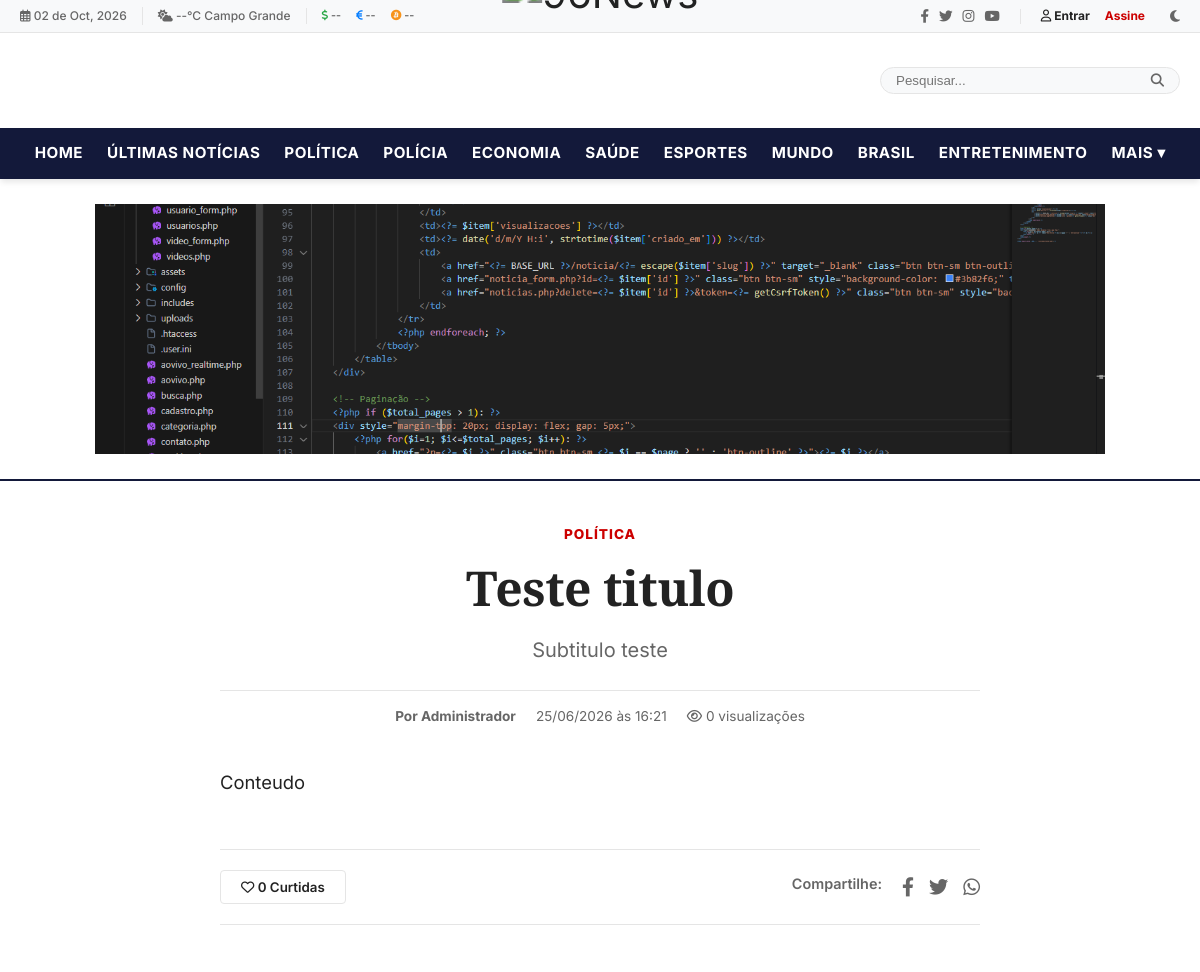
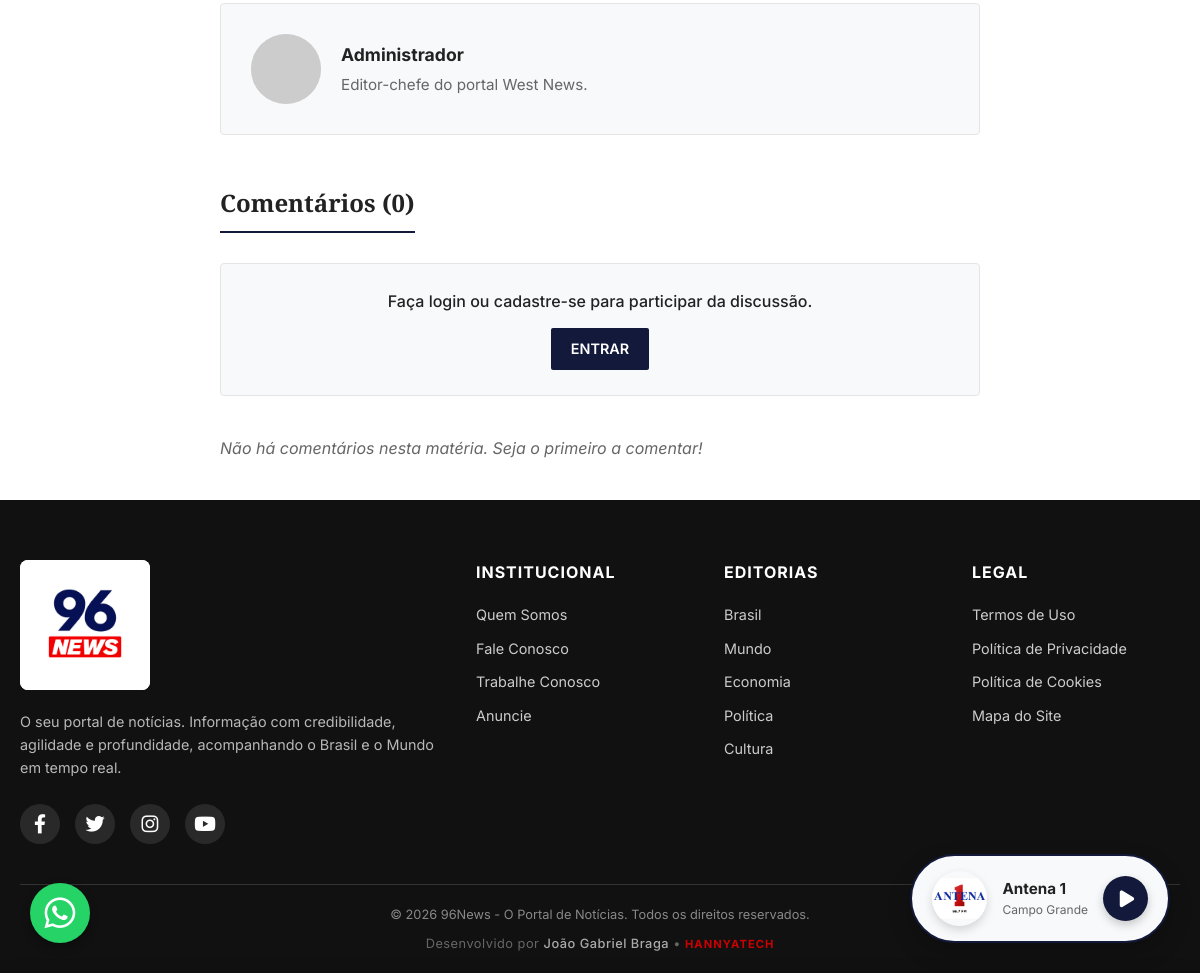
The app's page /noticia/teste-slug-1782404489 with its own data (2 pictures, top to bottom).
### tables this page shows
CREATE TABLE banners (
            id INTEGER PRIMARY KEY AUTOINCREMENT,
            titulo VARCHAR(255) NOT NULL,
            imagem VARCHAR(255) NOT NULL,
            link VARCHAR(255) NOT NULL,
            status VARCHAR(20) DEFAULT 'ativo',
            criado_em DATETIME DEFAULT CURRENT_TIMESTAMP
        , posicao TEXT DEFAULT 'topo', ativo INTEGER DEFAULT 1, created_at DATETIME);

CREATE TABLE "noticias" (
            id INTEGER PRIMARY KEY AUTOINCREMENT,
            titulo TEXT NOT NULL,
            subtitulo TEXT DEFAULT NULL,
            slug TEXT NOT NULL UNIQUE,
            conteudo TEXT NOT NULL,
            imagem_destacada TEXT DEFAULT NULL,
            legenda_imagem TEXT DEFAULT NULL,
            autor_id INTEGER DEFAULT NULL,
            autor_nome TEXT DEFAULT NULL,
            categoria_id INTEGER NOT NULL,
            visualizacoes INTEGER DEFAULT 0,
            status TEXT DEFAULT 'rascunho',
            destaque INTEGER DEFAULT 0,
            urgente INTEGER DEFAULT 0,
            data_agendamento DATETIME DEFAULT NULL,
            views INTEGER DEFAULT 0,
            criado_em TIMESTAMP DEFAULT CURRENT_TIMESTAMP,
            atualizado_em TIMESTAMP DEFAULT CURRENT_TIMESTAMP,
            created_at DATETIME DEFAULT CURRENT_TIMESTAMP,
            updated_at DATETIME DEFAULT CURRENT_TIMESTAMP,
            FOREIGN KEY (autor_id) REFERENCES usuarios (id) ON DELETE SET NULL,
            FOREIGN KEY (categoria_id) REFERENCES categorias (id) ON DELETE CASCADE
        );

CREATE TABLE `categorias` (
  `id` INTEGER PRIMARY KEY AUTOINCREMENT,
  `nome` TEXT NOT NULL,
  `slug` TEXT NOT NULL UNIQUE,
  `cor` TEXT DEFAULT '#1b5e20',
  `criado_em` TIMESTAMP DEFAULT CURRENT_TIMESTAMP
, created_at DATETIME);

CREATE TABLE `usuarios` (
  `id` INTEGER PRIMARY KEY AUTOINCREMENT,
  `nome` TEXT NOT NULL,
  `email` TEXT NOT NULL UNIQUE,
  `senha` TEXT NOT NULL,
  `tipo` TEXT DEFAULT 'user',
  `foto_perfil` TEXT DEFAULT NULL,
  `bio` TEXT,
  `criado_em` TIMESTAMP DEFAULT CURRENT_TIMESTAMP,
  `atualizado_em` TIMESTAMP DEFAULT CURRENT_TIMESTAMP
, verificado INTEGER DEFAULT 0, token_verificacao TEXT DEFAULT NULL, created_at DATETIME);

### includes/auth.php (called while the page is built, shortened)
<?php
function isLoggedIn() {
    return isset($_SESSION['user_id']);
}

### includes/functions.php (called while the page is built, shortened)
<?php
function escape($string) {
    return htmlspecialchars($string, ENT_QUOTES, 'UTF-8');
}

### noticia.php (the view, shortened to what this page needs)
<?php
require_once __DIR__ . '/includes/functions.php';
$slug = $_GET['slug'] ?? '';
$pdo = Database::getInstance();
$stmt = $pdo->prepare("SELECT n.*, c.nome as categoria_nome, c.slug as categoria_slug,
                       COALESCE(u.nome, n.autor_nome, 'Redação') as autor_nome,
                       u.bio as autor_bio,
                       u.foto_perfil as autor_foto
                       FROM noticias n
                       LEFT JOIN categorias c ON n.categoria_id = c.id
                       LEFT JOIN usuarios u ON n.autor_id = u.id
                       WHERE n.slug = ? AND n.status = 'publicado'");
$stmt->execute([$slug]);
$noticia = $stmt->fetch();
    ?>
    <?php
$pdo->prepare("UPDATE noticias SET visualizacoes = visualizacoes + 1 WHERE id = ?")->execute([$noticia['id']]);
$stmtComentarios = $pdo->prepare("SELECT c.*, u.nome as usuario_nome, u.foto_perfil as usuario_foto
                                  FROM comentarios c JOIN usuarios u ON c.usuario_id = u.id
                                  WHERE c.noticia_id = ? AND c.status = 'aprovado' ORDER BY c.criado_em DESC");
$stmtComentarios->execute([$noticia['id']]);
$comentarios = $stmtComentarios->fetchAll();
$stmtLikes = $pdo->prepare("SELECT COUNT(*) as total FROM curtidas WHERE noticia_id = ?");
$stmtLikes->execute([$noticia['id']]);
$total_likes = $stmtLikes->fetch()['total'];
$ja_curtiu = false;
require_once __DIR__ . '/includes/header.php';
?>
<article class="article-container">
    <header class="article-header">
        <a href="<?= BASE_URL ?>/categoria/<?= escape($noticia['categoria_slug']) ?>" class="article-category"><?= escape($noticia['categoria_nome']) ?></a>
        <h1 class="article-title"><?= escape($noticia['titulo']) ?></h1>
        <?php if ($noticia['subtitulo']): ?>
            <h2 class="article-subtitle"><?= escape($noticia['subtitulo']) ?></h2>
        <?php endif; ?>
        <div class="article-meta">
            <span><strong>Por <?= escape($noticia['autor_nome']) ?></strong></span>
            <span><?= date('d/m/Y \à\s H:i', strtotime($noticia['criado_em'])) ?></span>
            <span><i class="far fa-eye"></i> <?= $noticia['visualizacoes'] ?> visualizações</span>
        </div>
    </header>
    <link href="https://cdn.quilljs.com/1.3.6/quill.snow.css" rel="stylesheet">
    <div class="article-content ql-snow">
        <div class="ql-editor">
            <?= $noticia['conteudo'] ?>
        </div>
    </div>
    <div class="article-footer">
        <form action="" method="POST">
            <button type="submit" class="like-btn <?= $ja_curtiu ? 'liked' : '' ?>" <?= !isset($_SESSION['user_id']) ? 'disabled title="Faça login para curtir"' : '' ?>>
                <i class="<?= $ja_curtiu ? 'fas' : 'far' ?> fa-heart"></i> <?= $total_likes ?> <?= $total_likes == 1 ? 'Curtida' : 'Curtidas' ?>
            </button>
        </form>
        <div class="share-links">
            <span style="font-size: 0.9rem; font-weight: 600; margin-right: 5px; color: var(--color-text-muted);">Compartilhe:</span>
            <a href="https://www.facebook.com/sharer/sharer.php?u=<?= urlencode(BASE_URL . '/noticia/' . $slug) ?>" target="_blank"><i class="fab fa-facebook-f"></i></a>
            <a href="https://twitter.com/intent/tweet?url=<?= urlencode(BASE_URL . '/noticia/' . $slug) ?>&text=<?= urlencode($noticia['titulo']) ?>" target="_blank"><i class="fab fa-twitter"></i></a>
            <a href="https://api.whatsapp.com/send?text=<?= urlencode($noticia['titulo'] . ' ' . BASE_URL . '/noticia/' . $slug) ?>" target="_blank"><i class="fab fa-whatsapp"></i></a>
        </div>
    </div>
    <div class="author-box">
        <?php
        $autor_nome_exibicao = !empty($noticia['autor_nome']) ? $noticia['autor_nome'] : 'Redação';
        $foto_autor = !empty($noticia['autor_foto']) ? BASE_URL . '/uploads/avatares/' . $noticia['autor_foto'] : 'https://placehold.co/100x100/eeeeee/999999?text=' . strtoupper(substr($autor_nome_exibicao, 0, 1));
        ?>
        <img src="<?= $foto_autor ?>" alt="<?= escape($autor_nome_exibicao) ?>" class="author-avatar">
        <div class="author-info">
            <h3><?= escape($autor_nome_exibicao) ?></h3>
            <p><?= escape($noticia['autor_bio'] ?: 'Equipe editorial do portal 96 News.') ?></p>
        </div>
    </div>
    <div class="comments-section" id="comentarios">
        <h3>Comentários (<?= count($comentarios) ?>)</h3>
        <?php if (isset($_SESSION['user_id'])): ?>
            <form action="" method="POST" style="margin-bottom: 40px;">
                <input type="hidden" name="action" value="comment">
                <input type="hidden" name="csrf_token" value="<?= getCsrfToken() ?>">
                <textarea name="conteudo" class="form-control" rows="4" placeholder="Escreva seu comentário..." required style="margin-bottom: 15px; border-radius: 4px;"></textarea>
                <button type="submit" class="btn">Publicar Comentário</button>
            </form>
        <?php else: ?>
            <div style="padding: 25px; background-color: var(--color-surface); border: 1px solid var(--color-border); border-radius: 4px; margin-bottom: 40px; text-align: center;">
                <p style="margin-bottom: 15px; font-weight: 500;">Faça login ou cadastre-se para participar da discussão.</p>
                <a href="<?= BASE_URL ?>/login.php" class="btn">Entrar</a>
            </div>
        <?php endif; ?>
        <div class="comments-list">
            <?php if (count($comentarios) === 0): ?>
                <p style="color: var(--color-text-muted); font-style: italic;">Não há comentários nesta matéria. Seja o primeiro a comentar!</p>
            <?php endif; ?>
        </div>
    </div>
</article>
<?php require_once __DIR__ . '/includes/footer.php'; ?>

### includes/header.php (shortened to what this page needs)
<?php
require_once __DIR__ . '/functions.php';
require_once __DIR__ . '/auth.php';
$pdo = Database::getInstance();
try {
    $db_driver = DB_DRIVER ?? 'sqlite';
    if ($db_driver === 'sqlite') {
        $pdo->exec("CREATE TABLE IF NOT EXISTS banners (
            id INTEGER PRIMARY KEY AUTOINCREMENT,
            titulo VARCHAR(255) NOT NULL,
            imagem VARCHAR(255) NOT NULL,
            link VARCHAR(255) NOT NULL,
            status VARCHAR(20) DEFAULT 'ativo',
            criado_em DATETIME DEFAULT CURRENT_TIMESTAMP
        )");
    } else if ($db_driver === 'mysql') {
        $pdo->exec("CREATE TABLE IF NOT EXISTS banners (
            id INT AUTO_INCREMENT PRIMARY KEY,
            titulo VARCHAR(255) NOT NULL,
            imagem VARCHAR(255) NOT NULL,
            link VARCHAR(255) NOT NULL,
            status VARCHAR(20) DEFAULT 'ativo',
            criado_em DATETIME DEFAULT CURRENT_TIMESTAMP
        )");
    } else if ($db_driver === 'pgsql') {
        $pdo->exec("CREATE TABLE IF NOT EXISTS banners (
            id SERIAL PRIMARY KEY,
            titulo VARCHAR(255) NOT NULL,
            imagem VARCHAR(255) NOT NULL,
            link VARCHAR(255) NOT NULL,
            status VARCHAR(20) DEFAULT 'ativo',
            criado_em TIMESTAMP DEFAULT CURRENT_TIMESTAMP
        )");
    }
} catch(Exception $e) {}
if (isset($pdo)) {
    $now = date('Y-m-d H:i:s');
    $pdo->prepare("UPDATE noticias SET status = 'publicado', data_agendamento = NULL, criado_em = ? WHERE status = 'rascunho' AND data_agendamento IS NOT NULL AND data_agendamento <= ?")->execute([$now, $now]);
}
?>
<!DOCTYPE html>
<html lang="pt-BR">
<head>
    <link rel="stylesheet" href="https://cdnjs.cloudflare.com/ajax/libs/font-awesome/6.4.0/css/all.min.css">
    <link rel="stylesheet" href="<?= BASE_URL ?>/assets/css/style.css?v=<?= filemtime(__DIR__ . '/../assets/css/style.css') ?>">
</head>
<body>
<header class="site-header">
    <div class="header-top">
        <div class="container">
            <div class="header-top-left" style="display: flex; align-items: center; gap: 15px; flex-wrap: wrap;">
                <span><i class="far fa-calendar-alt"></i> <?= date('d \d\e M, Y') ?></span>
                <span id="temp-display" style="border-left: 1px solid var(--color-border); padding-left: 15px;"><i class="fas fa-cloud-sun"></i> --°C Campo Grande</span>
                <span id="finance-display" style="border-left: 1px solid var(--color-border); padding-left: 15px; display: flex; gap: 15px; align-items: center; font-size: 0.9em; font-weight: 600;">
                    <span title="Dólar Comercial"><i class="fas fa-dollar-sign" style="color: #28a745;"></i> <span id="usd-rate">--</span></span>
                    <span title="Euro"><i class="fas fa-euro-sign" style="color: #007bff;"></i> <span id="eur-rate">--</span></span>
                    <span title="Bitcoin"><i class="fab fa-bitcoin" style="color: #f7931a;"></i> <span id="btc-rate">--</span></span>
                </span>
            </div>
            <div class="header-top-right">
                <div class="header-social">
                    <a href="#"><i class="fab fa-facebook-f"></i></a>
                    <a href="#"><i class="fab fa-twitter"></i></a>
                    <a href="#"><i class="fab fa-instagram"></i></a>
                    <a href="#"><i class="fab fa-youtube"></i></a>
                </div>
                <?php if (isLoggedIn()): ?>
                    <a href="<?= BASE_URL ?>/perfil.php" style="font-weight: 700; color: var(--color-primary);"><i class="far fa-user"></i> Olá, <?= escape(explode(' ', $_SESSION['user_nome'])[0]) ?></a>
                    <?php if (hasPanelAccess()): ?>
                        <a href="<?= BASE_URL ?>/admin/index.php">Painel</a>
                    <?php endif; ?>
                    <a href="<?= BASE_URL ?>/logout.php">Sair</a>
                <?php else: ?>
                    <a href="<?= BASE_URL ?>/login.php" style="font-weight: 700; color: var(--color-text);"><i class="far fa-user"></i> Entrar</a>
                    <a href="<?= BASE_URL ?>/cadastro.php" style="font-weight: 700; color: var(--color-accent);">Assine</a>
                <?php endif; ?>
                <button class="theme-toggle" aria-label="Tema" style="background: none; border: none; cursor: pointer; color: var(--color-text-muted); margin-left: 10px;"><i class="fas fa-moon"></i></button>
            </div>
        </div>
    </div>
    <div class="header-main">
        <div class="container" style="display: grid; grid-template-columns: 1fr auto 1fr; align-items: center; gap: 20px;">
            <div style="display: flex; justify-content: center; margin-bottom: -15px;">
                <a href="<?= BASE_URL ?>/" class="logo" style="display: block; text-decoration: none;">
                    <img src="<?= BASE_URL ?>/assets/logo-96news.png" alt="96News" style="height: 100px; transform: scale(2.5); width: auto; mix-blend-mode: multiply; object-fit: contain;">
                </a>
            </div>
            <div style="display: flex; justify-content: flex-end; position: relative;">
                <div class="search-container" style="position: relative; width: 100%; max-width: 300px;">
                    <form action="<?= BASE_URL ?>/busca.php" method="GET" style="display: flex; align-items: center; border: 1px solid var(--color-border); border-radius: 20px; padding: 5px 15px; background: var(--color-surface);">
                        <input type="text" name="q" id="smart-search-input" placeholder="Pesquisar..." autocomplete="off" style="border: none; background: transparent; outline: none; width: 100%; color: var(--color-text);">
                        <button type="submit" style="background: transparent; border: none; cursor: pointer; color: var(--color-text-muted);"><i class="fas fa-search"></i></button>
                    </form>
                </div>
            </div>
        </div>
    </div>
    <nav class="header-nav">
        <div class="container">
            <ul class="nav-links">
                <li><a href="<?= BASE_URL ?>/">HOME</a></li>
                <li><a href="<?= BASE_URL ?>/categoria/ultimas-noticias">ÚLTIMAS NOTÍCIAS</a></li>
                <li><a href="<?= BASE_URL ?>/categoria/politica">POLÍTICA</a></li>
                <li><a href="<?= BASE_URL ?>/categoria/policia">POLÍCIA</a></li>
                <li><a href="<?= BASE_URL ?>/categoria/economia">ECONOMIA</a></li>
                <li><a href="<?= BASE_URL ?>/categoria/saude">SAÚDE</a></li>
                <li><a href="<?= BASE_URL ?>/categoria/esportes">ESPORTES</a></li>
                <li><a href="<?= BASE_URL ?>/categoria/mundo">MUNDO</a></li>
                <li><a href="<?= BASE_URL ?>/categoria/brasil">BRASIL</a></li>
                <li><a href="<?= BASE_URL ?>/categoria/entretenimento">ENTRETENIMENTO</a></li>
                <li class="nav-dropdown">
                    <a href="javascript:void(0)" class="dropdown-trigger">MAIS ▾</a>
                </li>
            </ul>
        </div>
    </nav>
<?php
try {
    if (isset($pdo)) {
        $stmtBanners = $pdo->query("SELECT * FROM banners WHERE status = 'ativo'");
        if ($stmtBanners) {
            $displayBanners = $stmtBanners->fetchAll();
            if (count($displayBanners) > 0) {
?>
                <div class="top-banner-container" style="padding: 25px 0; background-color: var(--color-bg); text-align: center;">
                    <div class="container" style="max-width: 1050px;">
                        <div id="top-banner-carousel" style="position: relative; overflow: hidden; width: 100%; display: flex; justify-content: center;">
                            <?php foreach ($displayBanners as $i => $banner): ?>
                                <a href="<?= escape($banner['link']) ?>" target="_blank" class="top-banner-slide" style="display: <?= $i === 0 ? 'block' : 'none' ?>; width: 100%;">
                                    <img src="<?= BASE_URL ?>/uploads/banners/<?= escape($banner['imagem']) ?>" alt="<?= escape($banner['titulo']) ?>" style="width: 100%; height: auto; max-height: 250px; object-fit: cover; margin: 0 auto;">
                                </a>
                            <?php endforeach; ?>
                        </div>
                    </div>
                </div>
<?php
            }
        }
    }
} catch (Throwable $e) {
    echo "";
}
?>
</header>
<main class="site-main">

### records on screen
banners: imagem (picture)
noticias: categoria.nome "POLÍTICA", titulo "Teste titulo", subtitulo "Subtitulo teste", criado_em "25/06/2026 às 16:21", visualizacoes "0", conteudo "Conteudo", autor.bio "Editor-chefe do portal West News."

### other values on screen
$noticia['autor_nome'] "Administrador"
$total_likes "0"
$autor_nome_exibicao "Administrador"
count($comentarios) "0"
